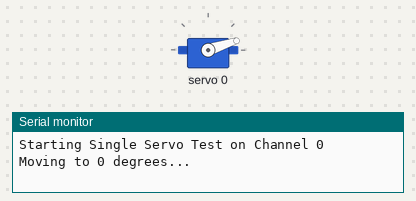
The sketch below on a simulated Arduino Uno, built with avr-gcc and run on an emulated ATmega328P. Parts: servo, the last lines printed to the serial monitor.

Above: at 0.05 s.
At 3.05 s:
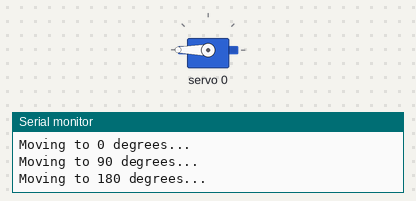
At 6.0 s:
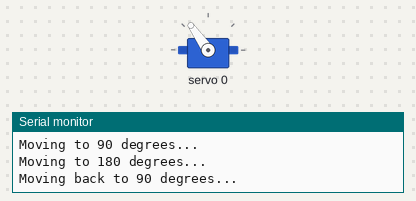
Timing chart, 0 to 7.8 s (numbered marks = the images above):
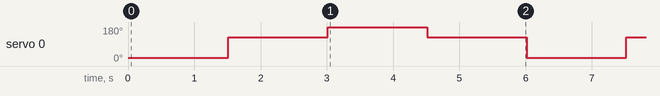

Measured:
- by itself, servo 0: repeats every 6.0 s: 180° 1.5 s, 125° 1.5 s, 18° 1.5 s, 125° 1.5 s

The sketch:

Single_Servo_Test.ino
```cpp
// =============================================================================
// PCA9685 Single Servo Test - Arduino Uno
// =============================================================================
//
// WIRING:
//   Arduino Uno 5V       ->  PCA9685 VCC
//   Arduino Uno GND      ->  PCA9685 GND
//   Arduino Uno A4 (SDA) ->  PCA9685 SDA
//   Arduino Uno A5 (SCL) ->  PCA9685 SCL
//
// SERVO POWER:
//   Connect an external 5V-6V power supply to the PCA9685 V+ and GND terminals.
//
// SERVO CONNECTION:
//   Plug your servo into PCA9685 CHANNEL 0.
// =============================================================================

#include <Wire.h>
#include <Adafruit_PWMServoDriver.h>

// Initialize the PCA9685 driver with the default I2C address (0x40)
Adafruit_PWMServoDriver pwm = Adafruit_PWMServoDriver();

// Servo pulse lengths (adjust if your servo doesn't reach 0 or 180 degrees)
#define SERVOMIN  150 // Pulse length for 0 degrees
#define SERVOMAX  600 // Pulse length for 180 degrees

#define TEST_CHANNEL 0 // The channel we will test

void setup() {
  Serial.begin(115200);
  Serial.println("Starting Single Servo Test on Channel 0");

  pwm.begin();

  // Standard analog servos run at 50 Hz updates
  pwm.setPWMFreq(50);

  delay(10);
}

// Helper function to map degrees (0-180) to PCA9685 pulse counts
int angleToPulse(int angle) {
  angle = constrain(angle, 0, 180);
  return map(angle, 0, 180, SERVOMIN, SERVOMAX);
}

void loop() {
  Serial.println("Moving to 0 degrees...");
  pwm.setPWM(TEST_CHANNEL, 0, angleToPulse(0));
  delay(1500);

  Serial.println("Moving to 90 degrees...");
  pwm.setPWM(TEST_CHANNEL, 0, angleToPulse(90));
  delay(1500);

  Serial.println("Moving to 180 degrees...");
  pwm.setPWM(TEST_CHANNEL, 0, angleToPulse(180));
  delay(1500);

  Serial.println("Moving back to 90 degrees...");
  pwm.setPWM(TEST_CHANNEL, 0, angleToPulse(90));
  delay(1500);
}
```
